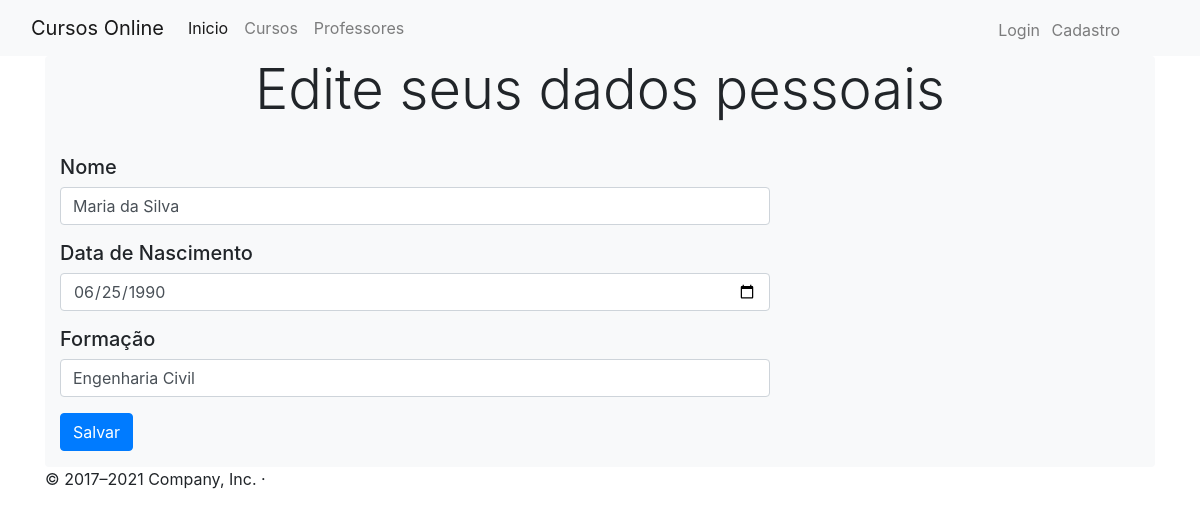
The app's page /professores/1/editar with its own data.
### app/models/prof.py (models this page shows, shortened)
class Professor(db.Model):
    id = db.Column(db.Integer(), primary_key = True)
    nome = db.Column(db.String(64), index = True)
    data_nascimento = db.Column(db.Date, index = True)
    formacao = db.Column(db.String(64), index = True)

### app/controllers/default.py (the view)
@app.route("/professores/<id>/editar", methods=["GET", "POST"])
def editar_professor(id):
  form = ProfessorForm()
  professor = Professor.query.get(id)
  if professor is None:
    return abort(404)
  if form.validate_on_submit():
    professor.nome = form.nome.data
    professor.data_nascimento = form.data_nascimento.data
    professor.formacao = form.formacao.data
    db.session.commit()
    return redirect(url_for("professores"))
  return render_template("professor_edicao.html", form = form, professor = professor)

### app/models/forms.py
class ProfessorForm(FlaskForm):
  nome = StringField ('Nome', validators=[DataRequired()])
  data_nascimento = DateField ('Data de Nascimento')
  formacao = StringField ('Formação')
  submit = SubmitField ('Salvar')

### app/templates/professor_edicao.html (shortened to what this page needs)
{% extends 'base2.html' %}
{% block content %}
<div class="container">
    <div class="container rounded bg-light">
      <div class="row justify-content-center">
        <div class="text-center">
          <h3 class="display-4">Edite seus dados pessoais</h3><br>
        </div>
      <form action="" method="POST">
        <div class="form-group">
            <div class="col-md-8 col-md-offset-6">
                <p>
                  {{ form.nome.label(class="h5") }}
                  {{ form.nome(size=64, class_="form-control",
                     value=professor.nome) }}
                </p>
                <p>
                  {{ form.data_nascimento.label (class='h5')}}
                  {{ form.data_nascimento(size=84, class_="form-control",
                     value=professor.data_nascimento) }}
                </p>
                <p>
                  {{ form.formacao.label(class='h5') }}
                  {{ form.formacao(size=128, class_="form-control",
                     value=professor.formacao) }}
                </p>
                </div>
                <div class="col-md">
                <p>
                  {{ form.submit(class="btn btn-primary") }}
                </p>
          </div>
      </div>
    </div>
  </div>
  </div>
{% endblock %}

### records on screen
Professor: nome "Maria da Silva", data_nascimento "06/25/1990", formacao "Engenharia Civil"
